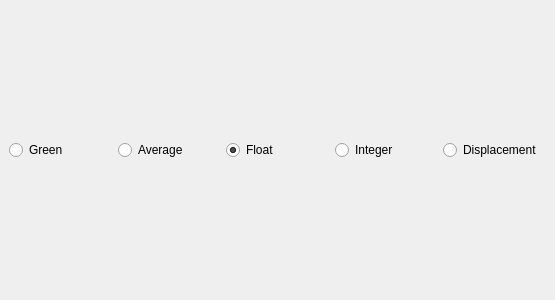
<?xml version="1.0" encoding="UTF-8"?>
<ui version="4.0">
 <class>BasicStatisticWidget</class>
 <widget class="QDockWidget" name="BasicStatisticWidget">
  <property name="geometry">
   <rect>
    <x>0</x>
    <y>0</y>
    <width>555</width>
    <height>300</height>
   </rect>
  </property>
  <property name="features">
   <set>QDockWidget::AllDockWidgetFeatures</set>
  </property>
  <property name="windowTitle">
   <string>Histogram</string>
  </property>
  <widget class="QWidget" name="dockWidgetContents">
   <layout class="QVBoxLayout" name="verticalLayout">
    <item>
     <layout class="QHBoxLayout" name="horizontalLayout">
      <item>
       <widget class="QRadioButton" name="greenButton">
        <property name="toolTip">
         <string>g
Worst effect, but fastest.</string>
        </property>
        <property name="text">
         <string>Green</string>
        </property>
       </widget>
      </item>
      <item>
       <widget class="QRadioButton" name="averageButton">
        <property name="toolTip">
         <string>(b + g + r) / 3
Poor effect, but fast.</string>
        </property>
        <property name="text">
         <string>Average</string>
        </property>
       </widget>
      </item>
      <item>
       <widget class="QRadioButton" name="floatButton">
        <property name="toolTip">
         <string>0.11 * b + 0.59 * g + 0.3 * r
Best effect, but slowest.</string>
        </property>
        <property name="text">
         <string>Float</string>
        </property>
        <property name="checked">
         <bool>true</bool>
        </property>
       </widget>
      </item>
      <item>
       <widget class="QRadioButton" name="integerButton">
        <property name="toolTip">
         <string>(11 * b + 59 * g + 30 * r) / 100
Similar effect to Float, a little faster.</string>
        </property>
        <property name="text">
         <string>Integer</string>
        </property>
       </widget>
      </item>
      <item>
       <widget class="QRadioButton" name="displacementButton">
        <property name="toolTip">
         <string>(77 * b + 151 * g + 28 * r) &gt;&gt; 8
Similar effect to Integer, a little faster.</string>
        </property>
        <property name="text">
         <string>Displacement</string>
        </property>
       </widget>
      </item>
     </layout>
    </item>
   </layout>
  </widget>
 </widget>
 <resources/>
 <connections/>
</ui>
